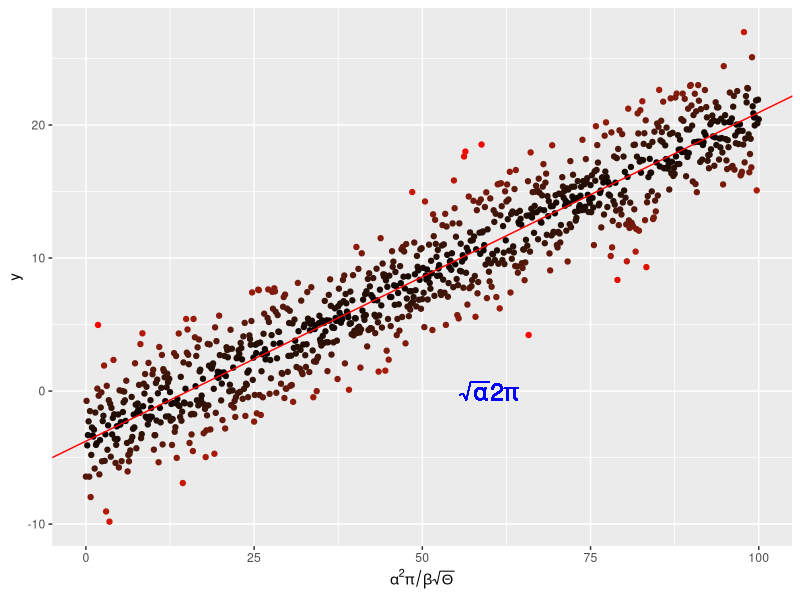

Write R code to recreate this figure. (Note: this script raises an error after producing the figure.)
rm(list = ls())
require(ggplot2)
x <- seq(0, 100, by = 0.1)
y <- -4. + 0.25 * x +
  rnorm(length(x), mean = 0., sd = 2.5)

# and put them in a dataframe
my_data <- data.frame(x = x, y = y)

# perform a linear regression
my_lm <- summary(lm(y ~ x, data = my_data))

# plot the data
p <-  ggplot(my_data, aes(x = x, y = y,
                          colour = abs(my_lm$residual))
) +
  geom_point() +
  scale_colour_gradient(low = "black", high = "red") +
  theme(legend.position = "none") +
  scale_x_continuous(
    expression(alpha^2 * pi / beta * sqrt(Theta)))

# add the regression line
p <- p + geom_abline(
  intercept = my_lm$coefficients[1][1],
  slope = my_lm$coefficients[2][1],
  colour = "red")
# throw some math on the plot
p <- p + geom_text(aes(x = 60, y = 0,
                       label = "sqrt(alpha) * 2* pi"), 
                   parse = TRUE, size = 6, 
                   colour = "blue")

pdf("../result/MyLinReg.pdf")
p
dev.off()

